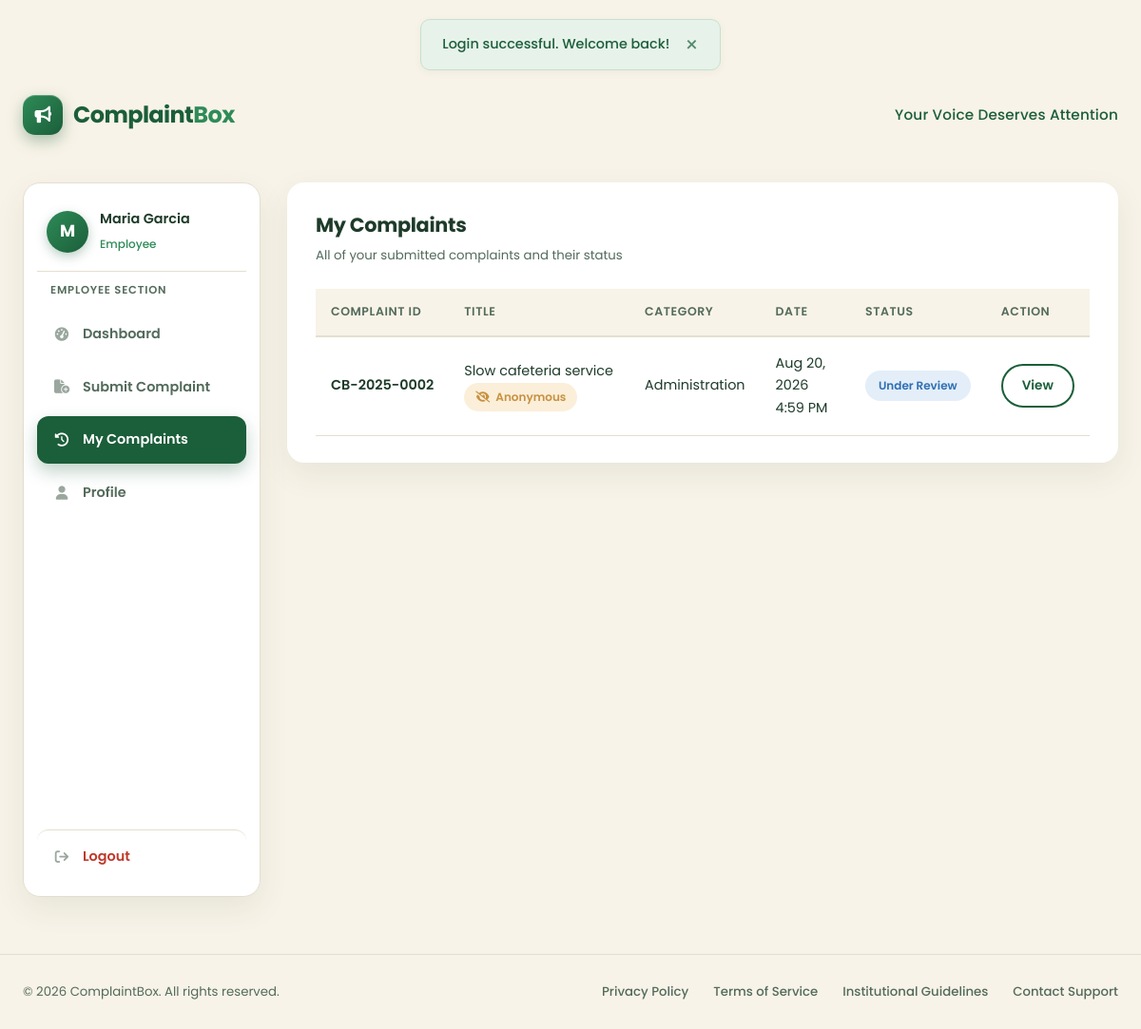
The page /my_complaints.php (signed in) on the database its author committed.
### tables this page shows
CREATE TABLE IF NOT EXISTS users (
  id         INT UNSIGNED AUTO_INCREMENT PRIMARY KEY,
  full_name  VARCHAR(120) NOT NULL,
  email      VARCHAR(120) NOT NULL UNIQUE,
  password   VARCHAR(255) NOT NULL,
  phone      VARCHAR(15)  NOT NULL,
  role       ENUM('super_admin','admin','employee','student') NOT NULL DEFAULT 'student',
  status     ENUM('active','inactive') NOT NULL DEFAULT 'active',
  created_at TIMESTAMP DEFAULT CURRENT_TIMESTAMP,
  updated_at TIMESTAMP DEFAULT CURRENT_TIMESTAMP ON UPDATE CURRENT_TIMESTAMP,

  INDEX idx_user_email (email),
  INDEX idx_user_role  (role),
  INDEX idx_user_status(status)
);

CREATE TABLE IF NOT EXISTS complaints (
  id           INT UNSIGNED AUTO_INCREMENT PRIMARY KEY,
  complaint_id VARCHAR(20)  NOT NULL UNIQUE,
  user_id      INT UNSIGNED NOT NULL,
  title        VARCHAR(160) NOT NULL,
  description  TEXT         NOT NULL,
  category     ENUM('academic','infrastructure','faculty','administration','hostel','library','laboratory','harassment','other') NOT NULL DEFAULT 'other',
  anonymous    TINYINT(1)   NOT NULL DEFAULT 0,
  status       ENUM('pending','review','approved','resolved','rejected') NOT NULL DEFAULT 'pending',
  admin_remark TEXT         NULL,
  evidence     VARCHAR(255) NULL,
  created_at   TIMESTAMP DEFAULT CURRENT_TIMESTAMP,
  updated_at   TIMESTAMP DEFAULT CURRENT_TIMESTAMP ON UPDATE CURRENT_TIMESTAMP,

  INDEX idx_complaint_user   (user_id),
  INDEX idx_complaint_status (status),
  INDEX idx_complaint_category(category),

  CONSTRAINT fk_complaints_user
    FOREIGN KEY (user_id) REFERENCES users(id)
    ON DELETE RESTRICT
    ON UPDATE CASCADE
);

### database/database.php (called while the page is built, shortened)
<?php
function db(): PDO
{
    static $pdo = null;
    if ($pdo === null) {
        $dsn = 'mysql:host=' . DB_HOST . ';dbname=' . DB_NAME . ';charset=' . DB_CHARSET;
        $options = [
            PDO::ATTR_ERRMODE            => PDO::ERRMODE_EXCEPTION,
            PDO::ATTR_DEFAULT_FETCH_MODE => PDO::FETCH_ASSOC,
            PDO::ATTR_EMULATE_PREPARES   => false,
        ];
        try {
            $pdo = new PDO($dsn, DB_USER, DB_PASS, $options);
        } catch (PDOException $e) {
            http_response_code(500);
            echo 'Database connection failed. Please check config/database.php and confirm MySQL is running.';
            exit;
        }
    }
    return $pdo;
}

### includes/auth.php (called while the page is built, shortened)
<?php
require_once __DIR__ . '/functions.php';
$stmt = db()->prepare(
    "SELECT id, full_name, email, password, phone, role, status, created_at
     FROM users WHERE id = :id LIMIT 1"
);
$stmt->execute([':id' => $_SESSION['user_id']]);
$current_user = $stmt->fetch();

### includes/functions.php (called while the page is built, shortened)
<?php
require_once __DIR__ . '/../database/database.php';
function e(?string $value): string
{
    return htmlspecialchars((string) $value, ENT_QUOTES, 'UTF-8');
}
function status_config(): array
{
    return [
        'pending'  => ['label' => 'Pending',      'class' => 'status-pending'],
        'review'   => ['label' => 'Under Review', 'class' => 'status-review'],
        'approved' => ['label' => 'Approved',     'class' => 'status-approved'],
        'resolved' => ['label' => 'Resolved',     'class' => 'status-resolved'],
        'rejected' => ['label' => 'Rejected',     'class' => 'status-rejected'],
    ];
}
function status_label(string $status): string
{
    $cfg = status_config();
    return $cfg[$status]['label'] ?? ucfirst($status);
}
function status_class(string $status): string
{
    $cfg = status_config();
    return $cfg[$status]['class'] ?? 'status-pending';
}
function complaint_categories(): array
{
    return [
        'academic'       => 'Academic',
        'infrastructure' => 'Infrastructure',
        'faculty'        => 'Faculty',
        'administration' => 'Administration',
        'hostel'         => 'Hostel',
        'library'        => 'Library',
        'laboratory'     => 'Laboratory',
        'harassment'     => 'Harassment',
        'other'          => 'Other',
    ];
}
function category_label(string $category): string
{
    $cats = complaint_categories();
    return $cats[$category] ?? ucfirst($category);
}
function role_label(string $role): string
{
    return match ($role) {
        'super_admin' => 'Super Admin',
        'admin'       => 'Administrator',
        'employee'    => 'Employee',
        default       => 'Student',
    };
}
function nice_date(string $date): string
{
    $ts = strtotime($date);
    return $ts ? date('M j, Y g:i A', $ts) : $date;
}

### my_complaints.php (the view, shortened to what this page needs)
<?php
$active = 'complaints';
require_once __DIR__ . '/includes/auth.php';
$userId = (int) $current_user['id'];
$stmt = db()->prepare(
    "SELECT id, complaint_id, title, category, status, anonymous, created_at
     FROM complaints WHERE user_id = :uid ORDER BY created_at DESC, id DESC"
);
$stmt->execute([':uid' => $userId]);
$complaints = $stmt->fetchAll();
include __DIR__ . '/includes/header.php';
?>
<div class="container dash-layout">
  <?php include __DIR__ . '/includes/sidebar.php'; ?>
  <main class="dash-main">
    <div class="card">
      <div class="card-head">
        <div>
          <h2>My Complaints</h2>
          <p>All of your submitted complaints and their status</p>
        </div>
      </div>
      <div class="table-wrap">
        <?php if (empty($complaints)): ?>
          <div class="empty-state">
            <i class="fa-regular fa-folder-open"></i>
            <p>No complaints submitted yet.</p>
            <a href="submit_complaint.php" class="btn btn-primary btn-sm">Submit Your First Complaint</a>
          </div>
        <?php else: ?>
          <table class="data-table">
            <thead>
              <tr>
                <th>Complaint ID</th>
                <th>Title</th>
                <th>Category</th>
                <th>Date</th>
                <th>Status</th>
                <th>Action</th>
              </tr>
            </thead>
            <tbody>
              <?php foreach ($complaints as $c): ?>
              <tr>
                <td class="id-cell"><?php echo e($c['complaint_id']); ?></td>
                <td>
                  <?php echo e($c['title']); ?>
                  <?php if ((int) $c['anonymous'] === 1): ?>
                    <span class="role-badge role-admin"><i class="fa-solid fa-eye-slash"></i> Anonymous</span>
                  <?php endif; ?>
                </td>
                <td><?php echo e(category_label($c['category'])); ?></td>
                <td><?php echo e(nice_date($c['created_at'])); ?></td>
                <td>
                  <span class="status-badge <?php echo status_class($c['status']); ?>">
                    <?php echo status_label($c['status']); ?>
                  </span>
                </td>
                <td>
                  <a href="complaint_view.php?id=<?php echo (int) $c['id']; ?>" class="btn btn-outline btn-sm">View</a>
                </td>
              </tr>
              <?php endforeach; ?>
            </tbody>
          </table>
        <?php endif; ?>
      </div>
    </div>
  </main>
</div>
<?php include __DIR__ . '/includes/footer.php'; ?>

### includes/sidebar.php (shortened to what this page needs)
<?php
$active = $active ?? '';
$role   = $current_user['role'] ?? 'student';
?>
<aside class="sidebar">
  <div class="sidebar-user">
    <span class="sidebar-avatar"><?php echo e(strtoupper(substr($current_user['full_name'], 0, 1))); ?></span>
    <span class="sidebar-user-info">
      <strong><?php echo e($current_user['full_name']); ?></strong>
      <small><?php echo e(role_label($role)); ?></small>
    </span>
  </div>
  <p class="sidebar-label"><?php echo e(role_label($role)); ?> Section</p>
  <nav class="sidebar-menu" aria-label="Dashboard navigation">
    <a href="dashboard.php" class="menu-item <?php echo $active === 'dashboard' ? 'active' : ''; ?>">
      <i class="fa-solid fa-gauge-high"></i> Dashboard
    </a>
    <a href="submit_complaint.php" class="menu-item <?php echo $active === 'submit' ? 'active' : ''; ?>">
      <i class="fa-solid fa-file-circle-plus"></i> Submit Complaint
    </a>
    <a href="my_complaints.php" class="menu-item <?php echo $active === 'complaints' ? 'active' : ''; ?>">
      <i class="fa-solid fa-clock-rotate-left"></i> My Complaints
    </a>
    <a href="profile.php" class="menu-item <?php echo $active === 'profile' ? 'active' : ''; ?>">
      <i class="fa-solid fa-user"></i> Profile
    </a>
    <a href="logout.php" class="menu-item menu-item--logout">
      <i class="fa-solid fa-arrow-right-from-bracket"></i> Logout
    </a>
  </nav>
</aside>

### rows shown on the page
users: full_name "M", full_name "Maria Garcia", role "Employee", role "EMPLOYEE"
complaints: complaint "CB-2025-0002", title "Slow cafeteria service", anonymous 1 (drawn), category "Administration", created_at "Aug 20, 2026 4:59 PM", status "Under Review"

### other values the page prints
$flash['message'] "Login successful. Welcome back!"
